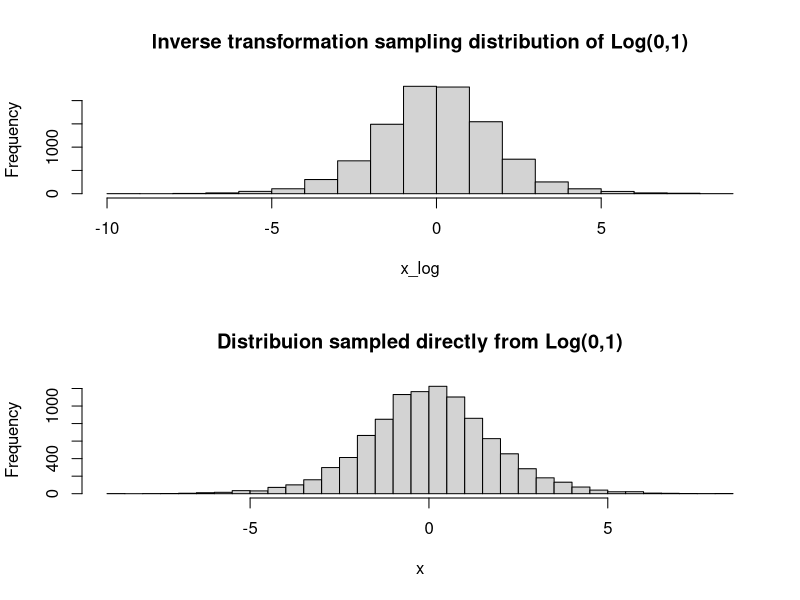

Generate this figure with R:

# b
# Write a function in R to generate samples from the Logistic based on your algorithm.
# Make a histogram with the samples.

F_inv = function(u){-log(1/u - 1)}
u = runif(10000)

par(mfrow=c(2,1))
x_log = F_inv(u)
hist(x_log, main = "Inverse transformation sampling distribution of Log(0,1)", nclass = 25)

x = rlogis(10000,0,1)
hist(x, main = "Distribuion sampled directly from Log(0,1)", nclass = 25)

# c
# Use the samples to estimate P (X ∈ (2, 3)).

x_log2 = x_log[x_log <= 3]
x_log2 = x_log2[x_log2 >= 2]
p_23 = length(x_log2)/length(x_log)
cat("Estimated prob of P(X ∈ (2,3)):", p_23,
    "\nTrue prob of P(X ∈ (2,3)):", plogis(3)-plogis(2))
